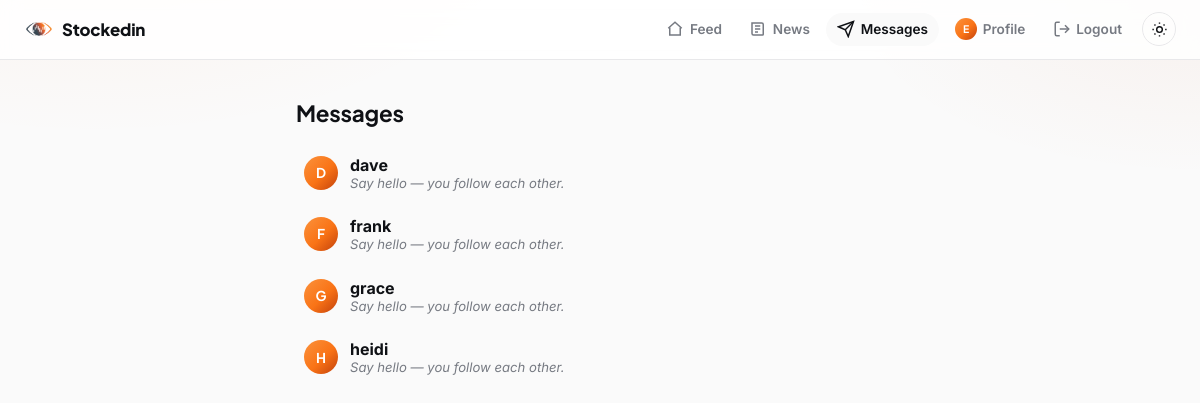
The app's page /messages (signed in) with its own data.
### models.py (models this page shows, shortened)
class User(UserMixin, db.Model):
    __tablename__ = "users"
    id = db.Column(db.Integer, primary_key=True)
    username = db.Column(db.String(32), unique=True, nullable=False, index=True)
    email = db.Column(db.String(120), unique=True, nullable=False)
    password_hash = db.Column(db.String(256), nullable=False)
    bio = db.Column(db.String(200))
    created_at = db.Column(db.DateTime, default=datetime.utcnow, nullable=False)
    portfolio = db.relationship(
        "Portfolio",
        back_populates="owner",
        uselist=False,
        cascade="all, delete-orphan",
    )
    likes = db.relationship("Like", back_populates="user", cascade="all, delete-orphan")
    comments = db.relationship(
        "Comment", back_populates="user", cascade="all, delete-orphan"
    )
    following = db.relationship(
        "Follow",
        foreign_keys="Follow.follower_id",
        back_populates="follower",
        cascade="all, delete-orphan",
    )
    followers = db.relationship(
        "Follow",
        foreign_keys="Follow.followed_id",
        back_populates="followed",
        cascade="all, delete-orphan",
    )
    @property
    def mutual_friends(self):
        following_ids = {f.followed_id for f in self.following}
        follower_ids = {f.follower_id for f in self.followers}
        mutual_ids = following_ids & follower_ids
        if not mutual_ids:
            return []
        return User.query.filter(User.id.in_(mutual_ids)).order_by(User.username).all()
    @property
    def unread_message_count(self):
        return Message.query.filter_by(recipient_id=self.id, read_at=None).count()

### routes_messages.py (the view)
@login_required
def inbox():
    friends = current_user.mutual_friends
    threads = []
    for friend in friends:
        last_message = (
            _thread_query(current_user.id, friend.id)
            .order_by(Message.created_at.desc())
            .first()
        )
        unread_count = Message.query.filter_by(
            sender_id=friend.id, recipient_id=current_user.id, read_at=None
        ).count()
        threads.append(
            {"friend": friend, "last_message": last_message, "unread_count": unread_count}
        )
    threads.sort(
        key=lambda t: t["last_message"].created_at if t["last_message"] else datetime.min,
        reverse=True,
    )
    return render_template("messages_inbox.html", threads=threads)

### app.py (called while the page is built)
def create_app():
    app = Flask(__name__, instance_relative_config=True)
    app.config.from_object(Config)
    db.init_app(app)
    login_manager.init_app(app)
    routes_auth.register(app)
    routes_portfolio.register(app)
    routes_social.register(app)
    routes_news.register(app)
    routes_messages.register(app)
    @app.context_processor
    def inject_unread_message_count():
        if current_user.is_authenticated:
            return {"unread_message_count": current_user.unread_message_count}
        return {"unread_message_count": 0}
    return app

### models.py (called while the page is built)
@login_manager.user_loader
def load_user(user_id):
    return db.session.get(User, int(user_id))

### routes_messages.py (called while the page is built)
def _thread_query(user_a_id, user_b_id):
    return Message.query.filter(
        or_(
            and_(Message.sender_id == user_a_id, Message.recipient_id == user_b_id),
            and_(Message.sender_id == user_b_id, Message.recipient_id == user_a_id),
        )
    )

### templates/messages_inbox.html (shortened to what this page needs)
{% extends "base.html" %}
{% block content %}
  <h1>Messages</h1>
  {% if threads %}
    <ul class="thread-list">
      {% for t in threads %}
        <li>
          <a class="thread-row {{ 'unread' if t.unread_count else '' }}" href="{{ url_for('thread', username=t.friend.username) }}">
            <span class="avatar">{{ t.friend.username[0]|upper }}</span>
            <span class="thread-info">
              <strong>{{ t.friend.username }}</strong>
              {% if t.last_message %}
                <span class="thread-preview">
                  {{ "You: " if t.last_message.sender_id == current_user.id else "" }}{{ t.last_message.body }}
                </span>
              {% else %}
                <span class="thread-preview empty">Say hello &mdash; you follow each other.</span>
              {% endif %}
            </span>
          </a>
        </li>
      {% endfor %}
    </ul>
  {% else %}
    <p class="empty-state">
      No conversations yet. You can message anyone who follows you back &mdash;
      follow someone from the <a href="{{ url_for('feed') }}">feed sidebar</a> and see if they follow back.
    </p>
  {% endif %}
{% endblock %}

### templates/base.html (shortened to what this page needs)
<!doctype html>
<html lang="en">
<head>
  <link rel="stylesheet" href="{{ url_for('static', filename='style.css') }}">
</head>
<body>
  <nav class="navbar">
    <a class="brand" href="{{ url_for('feed') if current_user.is_authenticated else url_for('login') }}">
      <img class="brand-mark" src="{{ url_for('static', filename='images/logo-icon.png') }}" alt="">
      Stockedin
    </a>
    <div class="nav-links">
      {% if current_user.is_authenticated %}
        <a href="{{ url_for('feed') }}" class="nav-link {{ 'active' if request.endpoint == 'feed' }}">
          <svg viewBox="0 0 24 24" fill="none" stroke="currentColor" stroke-width="2"><path d="M3 11l9-8 9 8"/><path d="M5 10v10h14V10"/></svg>
          <span>Feed</span>
        </a>
        <a href="{{ url_for('news') }}" class="nav-link {{ 'active' if request.endpoint == 'news' }}">
          <svg viewBox="0 0 24 24" fill="none" stroke="currentColor" stroke-width="2"><path d="M4 4h13a2 2 0 0 1 2 2v13a1 1 0 0 1-1 1H6a2 2 0 0 1-2-2z"/><path d="M8 8h7M8 12h7M8 16h4"/></svg>
          <span>News</span>
        </a>
        <a href="{{ url_for('inbox') }}" class="nav-link {{ 'active' if request.endpoint in ('inbox', 'thread') }}">
          <svg viewBox="0 0 24 24" fill="none" stroke="currentColor" stroke-width="2"><path d="M22 2 11 13"/><path d="M22 2 15 22l-4-9-9-4z"/></svg>
          <span>Messages</span>
        </a>
        <a href="{{ url_for('profile', username=current_user.username) }}" class="nav-link {{ 'active' if request.endpoint == 'profile' and request.view_args.username == current_user.username }}">
          <span class="avatar avatar-nav">{{ current_user.username[0]|upper }}</span>
          <span>Profile</span>
        </a>
        <a href="{{ url_for('logout') }}" class="nav-link">
          <svg viewBox="0 0 24 24" fill="none" stroke="currentColor" stroke-width="2"><path d="M9 21H5a2 2 0 0 1-2-2V5a2 2 0 0 1 2-2h4"/><path d="M16 17l5-5-5-5"/><path d="M21 12H9"/></svg>
          <span>Logout</span>
        </a>
      {% else %}
        <a class="nav-link" href="{{ url_for('login') }}"><span>Login</span></a>
        <a class="nav-link" href="{{ url_for('signup') }}"><span>Sign up</span></a>
      {% endif %}
      <button type="button" id="theme-toggle" class="theme-toggle" aria-label="Toggle dark mode">
        <svg class="icon-sun" viewBox="0 0 24 24" fill="none" stroke="currentColor" stroke-width="2"><circle cx="12" cy="12" r="4"/><path d="M12 2v2M12 20v2M4.9 4.9l1.4 1.4M17.7 17.7l1.4 1.4M2 12h2M20 12h2M4.9 19.1l1.4-1.4M17.7 6.3l1.4-1.4"/></svg>
      </button>
    </div>
  </nav>
  <main class="container {% block container_class %}{% endblock %}">
    {% block content %}{% endblock %}
  </main>
</body>
</html>

### static/style.css (style rules this page uses)
:root { --bg: #fafafa; --card-bg: #ffffff; --border: #e8e8ea; --text: #0f1115; --muted: #767a82; --primary: #4361ee; --primary-dark: #3245c0; --gain: #0ecb81; --gain-bg: #e6faf3; --loss: #f6465d; --loss-bg: #fdeaed; --danger: #f6465d; --gradient: linear-gradient(135deg, #fb923c 0%, #f97316 55%, #c2410c 100%); --shadow: 0 1px 2px rgba(15, 17, 21, 0.04), 0 8px 24px rgba(15, 17, 21, 0.06); --shadow-hover: 0 4px 8px rgba(15, 17, 21, 0.06), 0 16px 32px rgba(15, 17, 21, 0.09); --radius: 14px; --wash-1: rgba(249, 115, 22, 0.06); --wash-2: rgba(194, 65, 12, 0.05); --nav-bg: rgba(255, 255, 255, 0.85); --font-body: "Inter", -apple-system, "Segoe UI", Roboto, Helvetica, Arial, sans-serif; --font-heading: "Plus Jakarta Sans", var(--font-body); --font-numeric: "Space Grotesk", var(--font-body); }
html { color-scheme: light; }
* { box-sizing: border-box; }
body { margin: 0; font-family: var(--font-body); background: radial-gradient(720px 360px at 8% -10%, var(--wash-1), transparent 60%), radial-gradient(640px 320px at 100% 0%, var(--wash-2), transparent 55%), var(--bg); background-attachment: fixed; color: var(--text); -webkit-font-smoothing: antialiased; transition: background-color 0.15s, color 0.15s; }
.navbar { display: flex; justify-content: space-between; align-items: center; padding: 0.7rem 1.5rem; background: var(--nav-bg); backdrop-filter: blur(10px); border-bottom: 1px solid var(--border); position: sticky; top: 0; z-index: 100; }
.navbar .brand { display: flex; align-items: center; gap: 0.5rem; font-family: var(--font-heading); font-weight: 800; font-size: 1.05rem; color: var(--text); text-decoration: none; letter-spacing: -0.01em; }
.brand-mark { width: 30px; height: 30px; object-fit: contain; flex-shrink: 0; }
.nav-links { display: flex; align-items: center; gap: 0.15rem; }
.nav-link { position: relative; display: flex; align-items: center; gap: 0.35rem; padding: 0.45rem 0.7rem; margin-left: 0.15rem; border-radius: 999px; color: var(--muted); text-decoration: none; font-size: 0.85rem; font-weight: 600; transition: background 0.15s, color 0.15s; }
.nav-link svg { width: 18px; height: 18px; flex-shrink: 0; }
.nav-link.active { color: var(--text); background: var(--bg); }
.nav-link span:not(.avatar):not(.nav-badge) { display: inline; }
.theme-toggle { display: flex; align-items: center; justify-content: center; width: 34px; height: 34px; margin-left: 0.4rem; border: 1px solid var(--border); border-radius: 50%; background: none; color: var(--text); cursor: pointer; }
.theme-toggle svg { width: 17px; height: 17px; }
.container { max-width: 640px; margin: 0 auto; padding: 1.5rem 1rem 4rem; }
h1, h2, h3 { font-family: var(--font-heading); }
h1 { font-size: 1.4rem; letter-spacing: -0.01em; }
.avatar { display: inline-flex; align-items: center; justify-content: center; width: 34px; height: 34px; border-radius: 50%; background: var(--gradient); color: #fff; font-family: var(--font-heading); font-weight: 700; font-size: 0.85rem; flex-shrink: 0; line-height: 1; }
.avatar-nav { width: 22px; height: 22px; font-size: 0.65rem; }
.thread-list { list-style: none; padding: 0; margin: 0; }
.thread-row { display: flex; align-items: center; gap: 0.75rem; padding: 0.8rem 0.5rem; border-radius: var(--radius); text-decoration: none; color: var(--text); transition: background 0.15s; }
.thread-info { display: flex; flex-direction: column; min-width: 0; flex: 1; }
.thread-preview { color: var(--muted); font-size: 0.82rem; white-space: nowrap; overflow: hidden; text-overflow: ellipsis; }
.thread-preview.empty { font-style: italic; }

### records on screen
User: username "E"
User: friend "D", friend.username "dave"
User: friend "F", friend.username "frank"
User: friend "G", friend.username "grace"
User: friend "H", friend.username "heidi"
